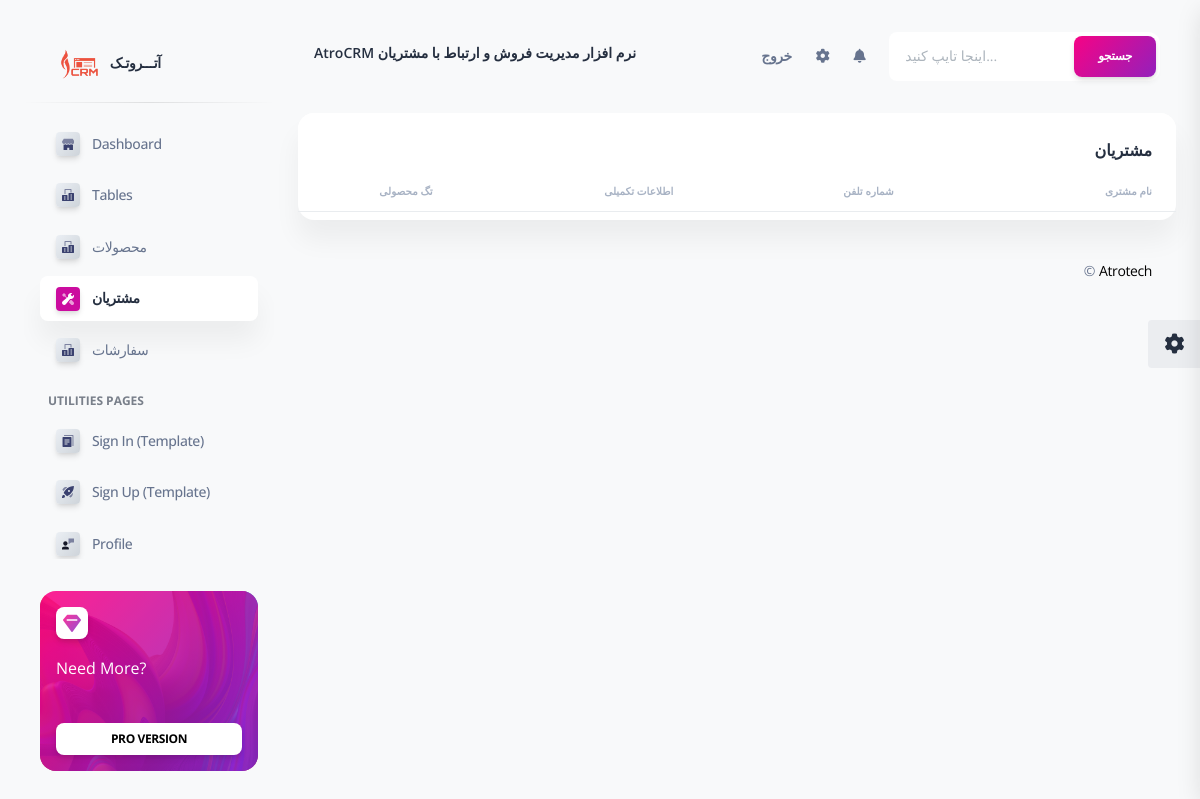
/customers (signed in), run on an earlier commit of the app's database.
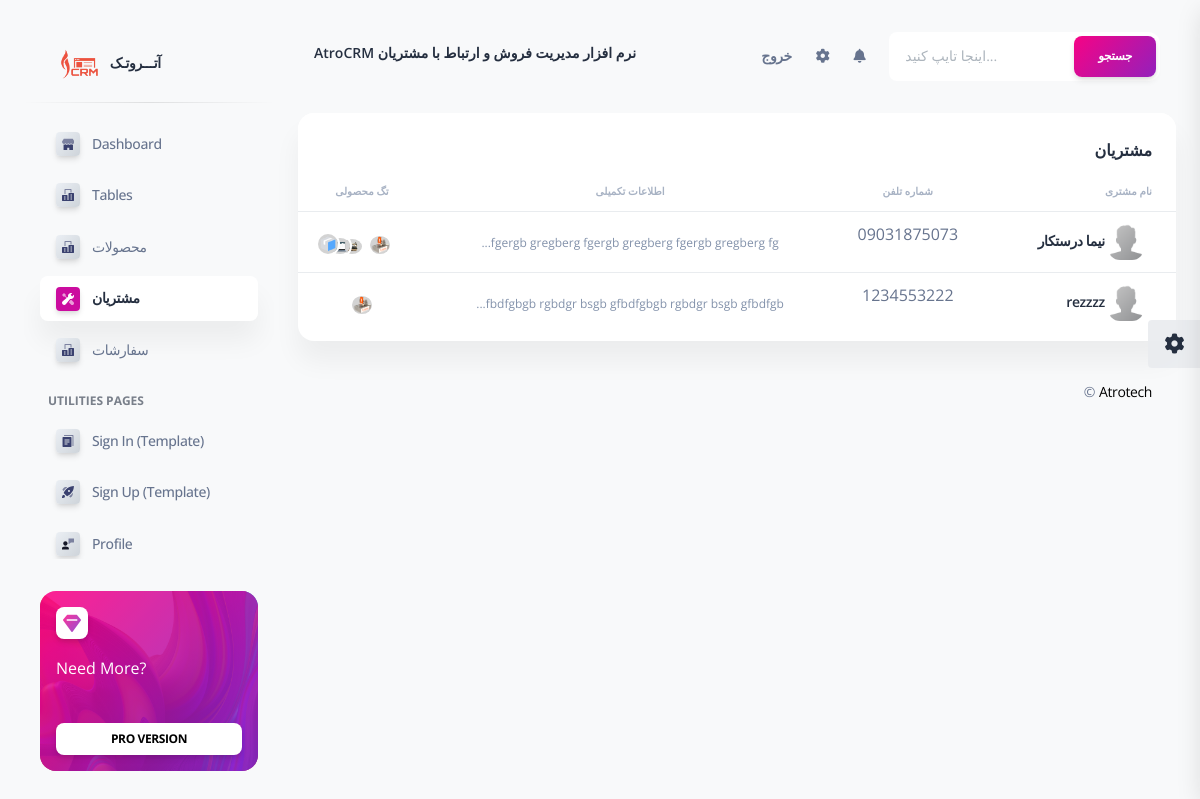
And on a later commit of the database.
### apps/home/models.py (models this page shows, shortened)
class Customer(models.Model):
    name = models.CharField(max_length=200, null=True,verbose_name = "نام")
    phone = models.CharField(max_length=200, null=True,verbose_name = "تلفن")
    additional_information = models.TextField(max_length=1000,null=True, blank=True,verbose_name = "اطلاعات تکمیلی")
    product_tag = models.ManyToManyField(Product, blank=True, verbose_name = "تگ محصولی")
    date_created = jmodels.jDateField(auto_now_add=True, verbose_name = "تاریخ")
    def get_absolute_url(self):
        return reverse('customer_detail',args=[self.id])
    class Meta:
        verbose_name = "مشتری"
        verbose_name_plural = "مشتریان"

class Product(models.Model):
    available = models.BooleanField(default=True, verbose_name = "موجود" )
    name = models.CharField(max_length=200, unique=True, verbose_name = "نام")
    price = models.CharField(max_length=200, verbose_name = "قیمت ( ریال )")
    description = models.TextField(max_length=900,null=True, blank=True,verbose_name = "توضیحات")
    image = models.ImageField(upload_to='media', default='media/Default.png', verbose_name = "تصویر")
    date_created = jmodels.jDateField(auto_now_add=True, verbose_name = "تاریخ")
    class Meta:
        verbose_name = "محصول"
        verbose_name_plural = "محصولات"

### apps/home/views.py (the view)
# urls.py: path('customers', views.customers, name='customers'),
@login_required(login_url="/login/")
def customers(request):
    customers = models.Customer.objects.all()
    context = {'customers': customers }
    html_template = loader.get_template('home/customers.html')
    return HttpResponse(html_template.render(context, request))

### apps/templates/home/customers.html (shortened to what this page needs)
{% extends 'layouts/base.html' %}
{% block content %}
  <div class="container-fluid py-4">
    <div class="row" dir="rtl">
      <div class="col-12">
        <div class="card mb-4">
          <div class="card-header pb-0">
            <h6> مشتریان </h6>
          </div>
          <div class="card-body px-0 pt-0 pb-2">
            <div class="table-responsive p-0">
              <table class="table align-items-center mb-0">
                <thead>
                  <tr>
                    <th class="text-uppercase text-secondary text-xxs font-weight-bolder opacity-7"> نام مشتری </th>
                    <th class="text-center text-uppercase text-secondary text-xxs font-weight-bolder opacity-7"> شماره تلفن </th>
                    <th class="text-center text-uppercase text-secondary text-xxs font-weight-bolder opacity-7"> اطلاعات تکمیلی </th>
                    <th class="text-center text-uppercase text-secondary text-xxs font-weight-bolder opacity-7"> تگ محصولی </th>
                  </tr>
                </thead>
                <tbody>
                 {% for Customer in customers %}
                  <tr>
                    <td>
                      <div class="d-flex px-2 py-1">
                        <div class="d-flex flex-column justify-content-center">
                          <a href="{{ Customer.get_absolute_url }}">
                            <h6 class="mb-0 text-sm">
                              <img src="/static/assets/img/user.png" class="avatar avatar-sm me-3">
                              {{ Customer.name }}
                           </h6>
                         </a>
                        </div>
                      </div>
                    </td>
                    <td class="align-middle text-center text-sm">
                      <p> {{ Customer.phone }} </p>
                    </td>
                    <td class="align-middle text-center">
                      <p class="text-xs text-secondary mb-0"> {{ Customer.additional_information|slice:":50" }}... </p>
                    </td>
                    <td>
                      <div class="avatar-group text-center mt-2">
                        {% for product_tag in Customer.product_tag.all %}
                        <a href="javascript:;" class="avatar avatar-xs rounded-circle" data-bs-toggle="tooltip" data-bs-placement="bottom" title="{{ product_tag.name }}">
                            <img style="background-color: lightgrey;" alt="{{ product_tag.name }}" src="{{ product_tag.image.url }}">
                        </a>
                        {% endfor %}
                      </div>
                    </td>
                  </tr>
                 {% endfor %}
                </tbody>
              </table>
            </div>
          </div>
        </div>
      </div>
    </div>
    {% include "includes/footer.html" %}
  </div>
{% endblock content %}

What changed in the data, as far as the page shows it:
added Customer: name "نیما درستکار", phone "09031875073", additional_information "fgergb gregberg fgergb gregberg fgergb gregberg fg"
now on this page (row unchanged): Product: image (picture)
now on this page (row unchanged): Product: name (picture), shown under "نیما درستکار"
now on this page (row edited): Product: image (picture), shown under "نیما درستکار"
added Product: image (placeholder picture), shown under "نیما درستکار"
added Customer: name "rezzzz", phone "1234553222", additional_information "fbdfgbgb rgbdgr bsgb gfbdfgbgb rgbdgr bsgb gfbdfgb"
